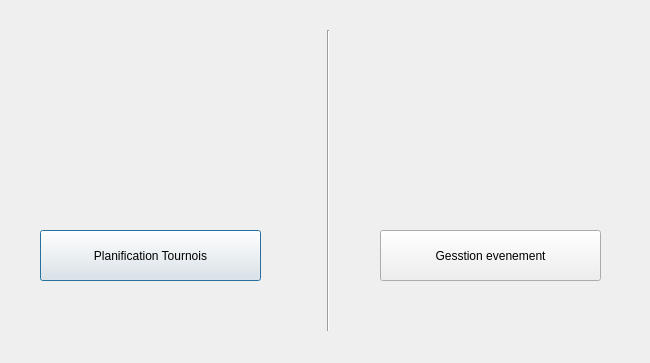
<?xml version="1.0" encoding="UTF-8"?>
<ui version="4.0">
 <class>Dialogmenu</class>
 <widget class="QDialog" name="Dialogmenu">
  <property name="geometry">
   <rect>
    <x>0</x>
    <y>0</y>
    <width>650</width>
    <height>363</height>
   </rect>
  </property>
  <property name="windowTitle">
   <string>Dialog</string>
  </property>
  <widget class="QPushButton" name="pushButton">
   <property name="geometry">
    <rect>
     <x>40</x>
     <y>230</y>
     <width>221</width>
     <height>51</height>
    </rect>
   </property>
   <property name="text">
    <string>Planification Tournois</string>
   </property>
  </widget>
  <widget class="QLabel" name="label">
   <property name="geometry">
    <rect>
     <x>0</x>
     <y>0</y>
     <width>651</width>
     <height>331</height>
    </rect>
   </property>
   <property name="text">
    <string/>
   </property>
  </widget>
  <widget class="Line" name="line">
   <property name="geometry">
    <rect>
     <x>320</x>
     <y>30</y>
     <width>16</width>
     <height>301</height>
    </rect>
   </property>
   <property name="orientation">
    <enum>Qt::Vertical</enum>
   </property>
  </widget>
  <widget class="QPushButton" name="pushButton_2">
   <property name="geometry">
    <rect>
     <x>380</x>
     <y>230</y>
     <width>221</width>
     <height>51</height>
    </rect>
   </property>
   <property name="text">
    <string>Gesstion evenement</string>
   </property>
  </widget>
  <zorder>label</zorder>
  <zorder>pushButton</zorder>
  <zorder>line</zorder>
  <zorder>pushButton_2</zorder>
 </widget>
 <resources/>
 <connections/>
</ui>
